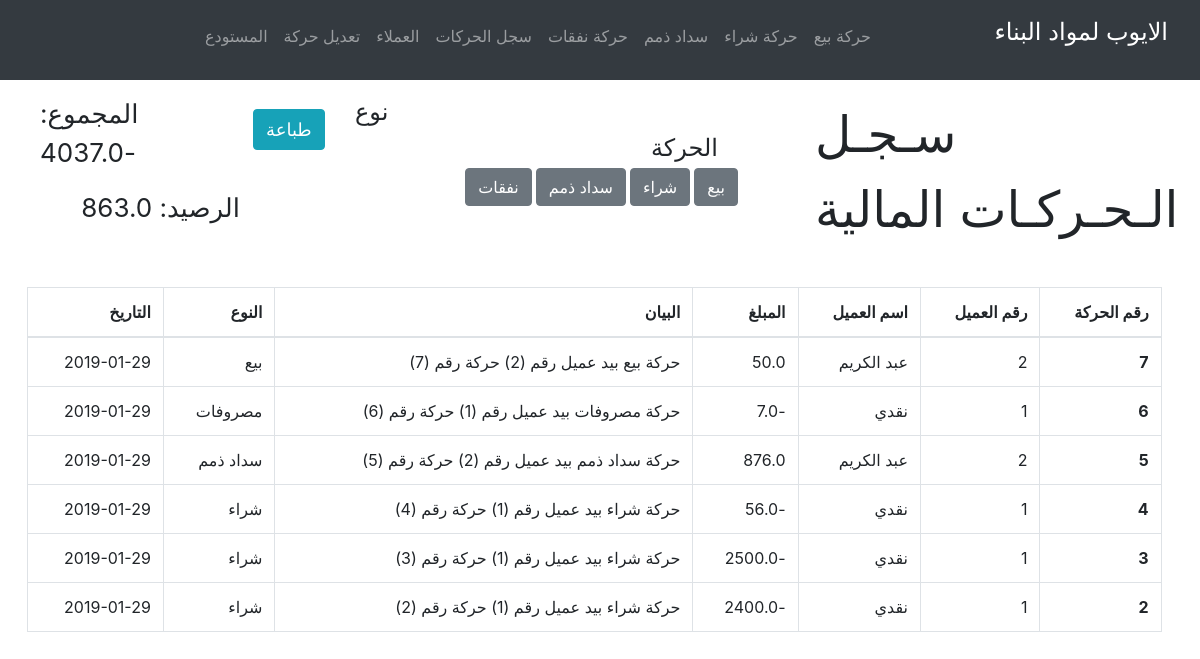
The app's page /cash, older data.
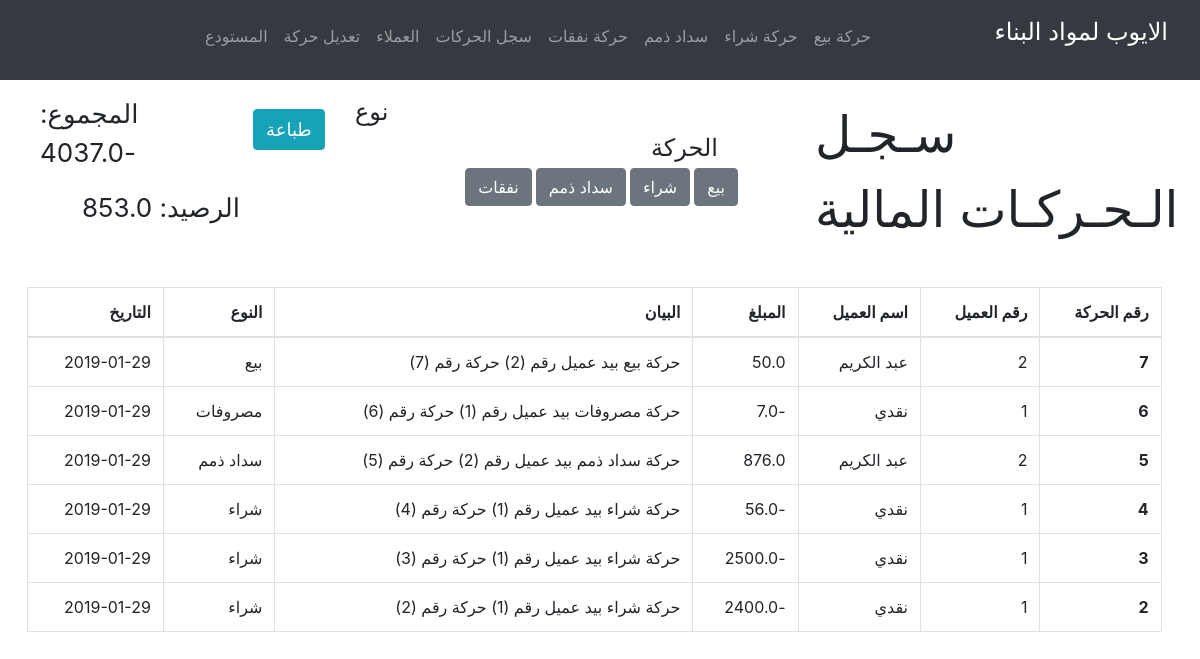
The same page, newer data.
### tables this page shows
CREATE TABLE clients (clientId INTEGER PRIMARY KEY, client_name TEXT, client_phone TEXT, client_balance REAL);

CREATE TABLE cash (transactionId INTEGER PRIMARY KEY, clientId INTEGER, amount REAL, typeId VARCHAR(1), type_name TEXT, date TEXT);

### app.py (the view)
@app.route("/cash", methods=["GET"])
def cash():
  stats = {
    'total': 0,
    'balance': db.execute("SELECT client_balance FROM clients WHERE clientId = 1").fetchone()[0]
  }
  transactions = []
  query = db.execute("SELECT * FROM cash ORDER BY transactionId DESC").fetchall()
  for record in query:
    clientNameQuery = db.execute("SELECT client_name FROM clients WHERE clientId = (?)", [record[1]]).fetchone()
    stats['total'] += record[2]
    transactions.append({
      'id': record[0],
      'clientId': record[1],
      'clientName': clientNameQuery[0] if clientNameQuery else "",
      'amount': record[2],
      'descreption': str("حركة " + str(record[4]) +  " بيد عميل رقم " + "(" +str(record[1]) + ")" + " حركة رقم " + "(" + str(record[0]) + ")"),
      'type': record[4],
      'date': record[5]
    })
  return render_template('cash.html', transactions=transactions, stats=stats)

### app.py (called while the page is built)
@app.after_request
def after_request(response):
  response.headers["Cache-Control"] = "no-cache, no-store, must-revalidate"
  response.headers["Expires"] = 0
  response.headers["Pragma"] = "no-cache"
  return response

### templates/cash.html (shortened to what this page needs)
{% extends "layout.html" %}
{% block head %}
  <link href="/static/css/cash.css" rel="stylesheet">
{% endblock %}
{% block body %}
  <div class="main row">
    <div class="col-md-4">
      <div class="head-text">
        <p>سـجـل الـحـركـات المالية</p>
      </div>
    </div>
    <div class="col-md-4 transactionType">
      <span class="transactionTypeText">نوع الحركة</span>
      <div class="row">
        <button class="btn btn-secondary type" value="S">بيع</button>
        <button class="btn btn-secondary type" value="B">شراء</button>
        <button class="btn btn-secondary type" value="R">سداد ذمم</button>
        <button class="btn btn-secondary type" value="E">نفقات</button>
      </div>
    </div>
    <div class="col-md-1">
      <button class="btn btn-info" id="print">طباعة</button>
    </div>
    <div class="col-md-2">
      <div class="row">
        <p id="total">المجموع: {{ stats.total }}</p>
      </div>
      <div class="row">
        <p>الرصيد: {{ stats.balance }}</p>
      </div>
    </div>
  </div>
  <div class="center-table">
    <table class="table table-bordered">
      <thead class="text-right">
        <tr>
          <th scope="col">رقم الحركة</th>
          <th scope="col">رقم العميل</th>
          <th scope="col">اسم العميل</th>
          <th scope="col">المبلغ</th>
          <th scope="col">البيان</th>
          <th scope="col">النوع</th>
          <th scope="col">التاريخ</th>
        </tr>
      </thead>
      <tbody class="text-right">
        {% for transaction in transactions %}
          <tr>
            <th scope="row">{{ transaction.id }}</th>
            <td>{{ transaction.clientId }}</td>
            <td>{{ transaction.clientName }}</td>
            <td>{{ transaction.amount }}</td>
            <td>{{ transaction.descreption }}</td>
            <td>{{ transaction.type }}</td>
            <td>{{ transaction.date }}</td>
          </tr>
        {% endfor %}
      </tbody>
    </table>
  </div>
{% endblock %}

### templates/layout.html (shortened to what this page needs)
<!DOCTYPE html>
<html lang="ar" dir="rtl">
  <head>
    <link href="/static/bootstrap/css/bootstrap-reboot.css" rel="stylesheet">
    <link href="/static/bootstrap/css/bootstrap-grid.css" rel="stylesheet">
    <link href="/static/bootstrap/css/bootstrap.css" rel="stylesheet">
    <link href="/static/css/layout.css" rel="stylesheet">
    {% block head %}{% endblock %}
  </head>
  <body>
    <nav class="navbar fixed-top navbar-expand-lg navbar-dark bg-dark pull-right">
      <a class="navbar-brand" href="/"><p class="headtext">الايوب لمواد البناء</p></a>
          <ul class="navbar-nav mr-auto mt-2">
              <li class="nav-item"><a class="nav-link" href="/transaction"><p class="font-weight-light"><strong>حركة بيع</strong></p></a></li>
              <li class="nav-item"><a class="nav-link" href="/addItems"><p class="font-weight-light"><strong> حركة شراء</strong></p></a></li>
              <li class="nav-item"><a class="nav-link" href="/repayDebt"><p class="font-weight-light"><strong>سداد ذمم</strong></p></a></li>
              <li class="nav-item"><a class="nav-link" href="/expense"><p class="font-weight-light"><strong>حركة نفقات</strong></p></a></li>
              <li class="nav-item"><a class="nav-link" href="/transactionLog"><p class="font-weight-light"><strong>سجل الحركات</strong></p></a></li>
              <li class="nav-item"><a class="nav-link" href="/clients"><p class="font-weight-light"><strong>العملاء</strong></p></a></li>
              <li class="nav-item"><a class="nav-link" href="/editTransactionForm"><p class="font-weight-light"><strong>تعديل حركة</strong></p></a></li>
              <li class="nav-item"><a class="nav-link" href="/inventory"><p class="font-weight-light"><strong>المستودع</strong></p></a></li>
          </ul>
          <ul class="navbar-nav ml-auto mt-2">
              <li class="nav-item"><a class="nav-link" href="/logout"><p class="font-weight-light"><strong>&nbsp;&nbsp;&nbsp;&nbsp;&nbsp;&nbsp;&nbsp;&nbsp;&nbsp;&nbsp;&nbsp;</strong></p></a></li>
          </ul>
    </nav>
    <div class="container-fluid">
    {% block body %}{% endblock %}
    </div>
  </body>
</html>

### static/css/layout.css (style rules this page uses)
.headtext { font-size: larger; }

### static/css/cash.css (style rules this page uses)
.row.main { margin-top: 8%; }
.head-text { margin-top: 1%; font-size: 50px; }
.center-table { margin-top: 2%; margin-right: 2%; margin-left: 1%; }
.col-md-2 { font-size: 26px; }
.transactionTypeText { margin-left: 80%; font-size: 24px; }
.transactionType { margin-right: 5%; }
button { padding: 5%; margin: 0.5%; }
button#print { margin-left: 50%; margin-top: 22%; font-size: 18px; }

Row changes from the older to the newer data that the page shows:
changed clients "نقدي": balance "863.0" → "853.0"
